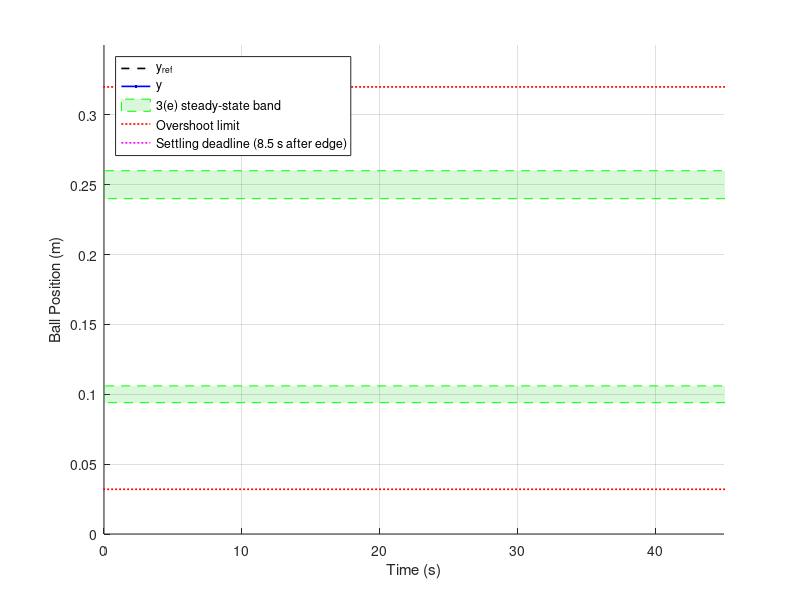

MATLAB code to generate this figure: (Note: this script raises an error after producing the figure.)
clear; clc; close all;

%% Settings
port       = "COM3";
baudrate   = 115200;
bufferSec  = 45;      % seconds of history shown in the live plot (rolling window)
refreshSec = 0.05;    % plot refresh interval (s)
sampleRate = 200;     % expected samples per second (5 ms log interval), used to size the buffer

%% Assessment levels (3(e) and demo)
ss_lo  = [0.094 0.106];   % steady-state band at the 0.10 m level
ss_hi  = [0.240 0.260];   % steady-state band at the 0.25 m level
os_hi  = 0.320;           % overshoot limit, rising step
os_lo  = 0.032;           % overshoot limit, falling step
ts_max = 8.5;             % settling time limit (s)
edgeStep = 0.07;          % change in y_ref (m) that counts as a reference edge
yMid   = 0.175;           % y_ref above this value is the high level

%% Live figure
fig = figure('Name', 'Lab 3 live plot (close this window to stop)', 'NumberTitle', 'off');
ax  = axes(fig);  hold(ax, 'on');  grid(ax, 'on');
xl  = [-1e6 1e6];

hBand = patch(ax, [xl(1) xl(2) xl(2) xl(1)], [ss_hi(1) ss_hi(1) ss_hi(2) ss_hi(2)], ...
              [0 0.8 0], 'FaceAlpha', 0.15, 'EdgeColor', 'g', 'LineStyle', '--');
patch(ax, [xl(1) xl(2) xl(2) xl(1)], [ss_lo(1) ss_lo(1) ss_lo(2) ss_lo(2)], ...
      [0 0.8 0], 'FaceAlpha', 0.15, 'EdgeColor', 'g', 'LineStyle', '--', ...
      'HandleVisibility', 'off');
hOS = plot(ax, xl, [os_hi os_hi], 'r:', 'LineWidth', 1.2);
plot(ax, xl, [os_lo os_lo], 'r:', 'LineWidth', 1.2, 'HandleVisibility', 'off');
hTs  = plot(ax, nan, nan, 'm:', 'LineWidth', 1.2);   % legend entry for settling deadlines
hRef = plot(ax, nan, nan, 'k--', 'LineWidth', 1.2);
hY   = plot(ax, nan, nan, 'b',   'LineWidth', 1.2);

ylim(ax, [0 0.35]);  xlim(ax, [0 bufferSec]);
xlabel(ax, 'Time (s)');  ylabel(ax, 'Ball Position (m)');
legend(ax, [hRef hY hBand hOS hTs], 'y_{ref}', 'y', '3(e) steady-state band', ...
       'Overshoot limit', sprintf('Settling deadline (%.1f s after edge)', ts_max), ...
       'Location', 'northwest');

%% Serial setup
s = serialport(port, baudrate);
s.Timeout = 2;
flush(s);
write(s, 1, "uint8");   % start signal

%% Rolling buffer (only the recent past is kept, so memory never grows)
cap  = ceil(2.5 * bufferSec * sampleRate);   % buffer capacity (samples)
keep = floor(0.6 * cap);                     % samples kept when the buffer is trimmed
tt = nan(cap, 1);  rr = nan(cap, 1);  yy = nan(cap, 1);
n = 0;  t0us = [];

tsLines = gobjects(0);   tsTimes = [];   % settling deadline markers
prevRef = [];  tLastEdge = 0;  tLastOut = 0;

%% Live loop (runs until the figure is closed)
plotTimer = tic;
while ishandle(fig)
    try
        line = readline(s);
    catch
        continue;   % read timeout, try again
    end
    values = str2double(split(line, ","));
    if numel(values) ~= 7 || any(isnan(values))
        continue;   % skip partial or corrupted lines
    end

    if isempty(t0us), t0us = values(1); end

    % Trim the oldest samples when the buffer is full
    if n == cap
        tt(1:keep) = tt(cap-keep+1:cap);
        rr(1:keep) = rr(cap-keep+1:cap);
        yy(1:keep) = yy(cap-keep+1:cap);
        n = keep;
    end
    n = n + 1;
    tt(n) = (values(1) - t0us) / 1e6;
    rr(n) = values(2);
    yy(n) = values(3);

    tNow = tt(n);  rNow = rr(n);  yNow = yy(n);

    % Reference edge: start a new settling deadline marker
    if ~isempty(prevRef) && abs(rNow - prevRef) > edgeStep
        tLastEdge = tNow;
        tLastOut  = tNow;
        tsLines(end+1) = plot(ax, [tNow+ts_max tNow+ts_max], [0 0.35], 'm:', ...
                              'LineWidth', 1.2, 'HandleVisibility', 'off');
        tsTimes(end+1) = tNow + ts_max;
    end
    prevRef = rNow;

    % Current band and settling estimate
    if rNow > yMid, b = ss_hi; else, b = ss_lo; end
    inBand = (yNow >= b(1)) && (yNow <= b(2));
    if ~inBand, tLastOut = tNow; end

    % Refresh the plot at a fixed rate
    if toc(plotTimer) > refreshSec
        plotTimer = tic;
        tLo = max(0, tNow - bufferSec);
        iStart = find(tt(1:n) >= tLo, 1);
        if isempty(iStart), iStart = 1; end

        set(hRef, 'XData', tt(iStart:n), 'YData', rr(iStart:n));
        set(hY,   'XData', tt(iStart:n), 'YData', yy(iStart:n));
        xlim(ax, [tLo tLo+bufferSec]);

        % Drop deadline markers that have scrolled out of view
        old = tsTimes < tLo;
        delete(tsLines(old));  tsLines(old) = [];  tsTimes(old) = [];

        if inBand, flag = 'IN BAND'; else, flag = 'OUT OF BAND'; end
        title(ax, sprintf(['t = %.1f s | y_{ref} = %.2f m | y = %.4f m | %s | ' ...
              'settling so far %.2f s (limit %.1f s)'], ...
              tNow, rNow, yNow, flag, tLastOut - tLastEdge, ts_max));
        drawnow limitrate;
    end
end
